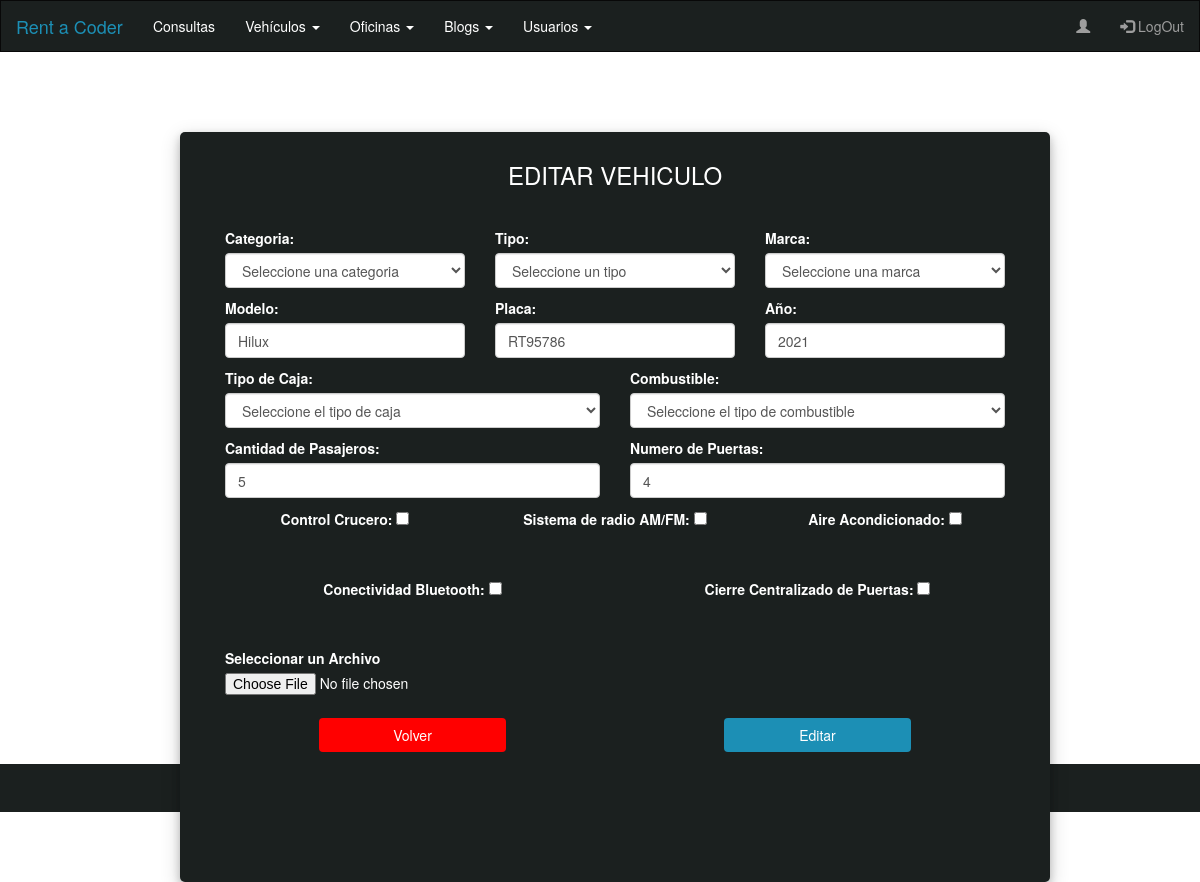
Page /car/edit/20 on the committed database.
### App_Car/models.py (models this page shows, shortened)
class Car(models.Model):
    categoria          = models.CharField(max_length=50, null=True)
    tipo               = models.CharField(max_length=50)
    marca              = models.CharField(max_length=50)
    modelo             = models.CharField(max_length=50)
    placa              = models.CharField(max_length=50)
    annio              = models.IntegerField()
    tipo_caja          = models.CharField(max_length=50)
    combustible        = models.CharField(max_length=50)
    cantidad_pasajeros = models.IntegerField()
    numero_puertas     = models.IntegerField()
    imagen             = models.ImageField(upload_to='car', blank=True, null=True)
    control_crucero    = models.BooleanField(null=True, blank=False)
    radio              = models.BooleanField(null=True, blank=False)
    aacond             = models.BooleanField(null=True, blank=False)
    bluetooth          = models.BooleanField(null=True, blank=False)
    cierrepuertas      = models.BooleanField(null=True, blank=False)

### App_Car/views.py (the view)
# urls.py: path('edit/<pk>', CarUpdate.as_view(),  name='CarEdit'),
class CarUpdate(UpdateView):
    model         = Car
    template_name = "CarEdit.html"
    fields        = "__all__"
    success_url   = "/car/table"

### App_Car/templates/CarEdit.html (shortened to what this page needs)
{% extends 'Admin.html' %}
{% block bloqueQueCambia %}
<div class="container container-body">
    <div class="d-flex justify-content-center h-100">
        <div class="user_card">
            <div class="d-flex justify-content-center text-center">
                <h3 id="form-title">EDITAR VEHICULO</h3>
            </div>
            <div class="justify-content-center form_container">
                <form method="POST" enctype="multipart/form-data">{% csrf_token %}
                    <div class="form-row">
                        <div class="col-md-4 mb-3">
                            <label class="info-label" for="validationTooltip01">Categoria: </label>
                            <select class="form-control" name="categoria" aria-label="Default select example" required>
                                <option value="">Seleccione una categoria</option>
                            </select>
                        </div>
                        <div class="col-md-4 mb-3">
                            <label class="info-label" for="validationTooltip01">Tipo: </label>
                            <select class="form-control" name="tipo" aria-label="Default select example" required>
                                <option selected>Seleccione un tipo</option>
                            </select>
                        </div>
                        <div class="col-md-4 mb-3">
                            <label class="info-label" for="validationTooltip01">Marca: </label>
                            <select class="form-control" name="marca" aria-label="Default select example" required>
                                <option selected>Seleccione una marca</option>
                            </select>
                        </div>
                    </div>
                    <div class="form-row pt-5">
                        <div class="col-md-4 mb-3">
                            <label class="info-label" for="validationTooltip01">Modelo: </label>
                            <input class="form-control" name="modelo" type="text" value="{{car.modelo}}" required>
                        </div>
                        <div class="col-md-4 mb-3">
                            <label class="info-label" for="validationTooltip01">Placa: </label>
                            <input class="form-control" name="placa" type="text" value="{{car.placa}}" required>
                        </div>
                        <div class="col-md-4 mb-3">
                            <label class="info-label" for="validationTooltip01">Año: </label>
                            <input class="form-control" name="annio" type="number" value="{{car.annio}}" required />
                        </div>
                    </div>
                    <div class="form-row pt-5">
                        <div class="col-md-6 mb-3">
                            <label class="info-label" for="validationTooltip01">Tipo de Caja: </label>
                            <select class="form-control" name="tipo_caja" aria-label="Default select example" required>
                                <option selected>Seleccione el tipo de caja</option>
                            </select>
                        </div>
                        <div class="col-md-6 mb-3">
                            <label class="info-label" for="validationTooltip01">Combustible: </label>
                            <select class="form-control" name="combustible" aria-label="Default select example"
                                required>
                                <option selected>Seleccione el tipo de combustible</option>
                            </select>
                        </div>
                    </div>
                    <div class="form-row pt-5">
                        <div class="col-md-6 mb-3">
                            <label class="info-label" for="validationTooltip01">Cantidad de Pasajeros: </label>
                            <input class="form-control" name="cantidad_pasajeros" type="number" value="{{car.cantidad_pasajeros}}" required>
                        </div>
                        <div class="col-md-6 mb-3">
                            <label class="info-label" for="validationTooltip01">Numero de Puertas: </label>
                            <input class="form-control" name="numero_puertas" type="number" value="{{car.numero_puertas}}" required>
                        </div>
                    </div>
                    <div class="form-row text-center">
                        <div class="col-md-4 mb-3">
                            <label class="info-label" for="validationTooltip01">Control Crucero: </label>
                            <input class="form-check-input" name="control_crucero" type="checkbox">
                        </div>
                        <div class="col-md-4 mb-3">
                            <label class="info-label" for="validationTooltip01">Sistema de radio AM/FM: </label>
                            <input class="form-check-input" name="radio" type="checkbox">
                        </div>
                        <div class="col-md-4 mb-3">
                            <label class="info-label" for="validationTooltip01">Aire Acondicionado: </label>
                            <input class="form-check-input" name="aacond" type="checkbox">
                        </div>
                    </div>
                    <div class="form-row text-center">
                        <div class="col-md-6 mb-3">
                            <label class="info-label" for="validationTooltip01">Conectividad Bluetooth: </label>
                            <input class="form-check-input" name="bluetooth" type="checkbox">
                        </div>
                        <div class="col-md-6 mb-3">
                            <label class="info-label" for="validationTooltip01">Cierre Centralizado de Puertas: </label>
                            <input class="form-check-input" name="cierrepuertas" type="checkbox">
                        </div>
                    </div>
                    <div class="form-row pt-5">
                        <div class="col-md-12 mb-3">
                            <div class="custom-file">
                                <label class="custom-file-label" name="imagen" for="customFileLang">
                                    Seleccionar un Archivo
                                </label>
                                <input type="file" name="imagen" class="custom-file-input" id="customFileLang"
                                    lang="es" value="{{car.imagen}}">
                            </div>
                        </div>
                    </div>
                    <div class="form-row text-center">
                        <div class="col-md-6 mb-3">
                            <div class="d-flex justify-content-center mt-4 login_container text-center">
                                <a href="{% url 'CarTable' %}" class="btn delete_btn">
                                    Volver
                                </a>
                            </div>
                        </div>
                        <div class="col-md-6 mb-3">
                            <div class="d-flex justify-content-center mt-4 login_container text-center">
                                <input class="btn main_btn" type="submit" value="Editar">
                            </div>
                        </div>
                    </div>
                </form>
                <br>
            </div>
        </div>
    </div>
</div>
{% endblock bloqueQueCambia %}

### App_MVTProyectoFinalCoder/static/css/stylesAdmin.css (style rules this page uses)
body, html { margin: 0; padding: 0; height: 100%; background: #ffffff !important; }
.container-body { height: 89%; }
.form_container { padding-left: 20px !important; padding-right: 20px !important; height: 550px !important; }
.container-body { padding-top: 40px; }
.user_card { height: 700px !important; margin-top: auto; margin-bottom: auto; background: #1b201f; position: relative; justify-content: center; flex-direction: column; padding: 10px; box-shadow: 0 4px 8px 0 rgba(0, 0, 0, 0.2), 0 6px 20px 0 rgba(0, 0, 0, 0.19); -webkit-box-shadow: 0 4px 8px 0 rgba(0, 0, 0, 0.2), 0 6px 20px 0 rgba(0, 0, 0, 0.19); -moz-box-shadow: 0 4px 8px 0 rgba(0, 0, 0, 0.2), 0 6px 20px 0 rgba(0, 0, 0, 0.19); border-radius: 5px; }
.form_container { margin-top: 40px; margin-bottom: 40px; }
#form-title { margin-top: 20px; color: #fff; }
.main_btn { width: 50%; background: #1c8fb5; color: white; }
.login_container { padding: 0 0rem; }

### App_Car/templates/CarEdit.html (style rules this page uses)
.container { width: 900px; }
.user_card { height: 750px !important; }
.form-control { height: 35PX !important; }
.info-label { color: white !important; }
.custom-file-label { color: white !important; }
.form-row { padding-bottom: 70px !important; }
.custom-file { color: white !important; }
.delete_btn { width: 50% !important; background: red !important; color: white !important; }

### rows in the picture
Car: modelo "Hilux", placa "RT95786", annio "2021", cantidad_pasajeros "5", numero_puertas "4"
